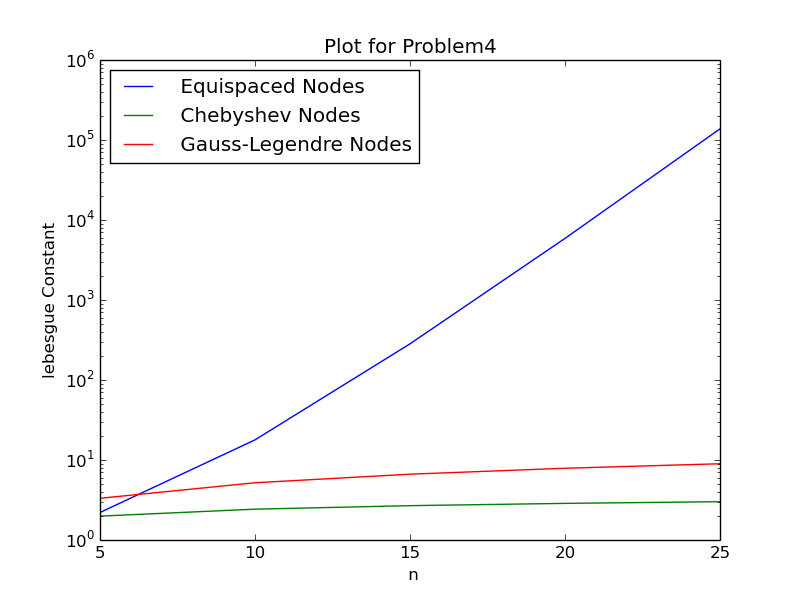

This figure's Python source:
from __future__ import division
import numpy as np
import scipy as sp
import numpy.linalg as la
import scipy.special as spc
import matplotlib.pyplot as plt

plt.rc("text", usetex=True)
plt.rc("font", family="serif")

def plot_init():
	plt.clf()
	plt.xlabel(" n ")
	plt.ylabel("lebesgue Constant")
	plt.title("Plot for Problem4")
	plt.hold(True)

def plot_draw(X, Y, case):
	plt.semilogy(X, Y, label=" %s " % case)
	plt.legend(loc="best")

def lambdas(x, xn, n):
    lam = 0
    l = np.ones(n)
    for j in range(n):
		for i in range(n):
		   if i != j:
		       l[j] *= (x - xn[i])/(xn[j]-xn[i])
    for basis in l:
		lam +=  abs(basis)
    return lam

def lebe_const(xn, n):
    leb = []
    grid = np.linspace(-1, 1, 2000)
    for pt in grid:
        leb.append(lambdas(pt,xn,n))
    lebConst = max(leb)
    return lebConst

def equispaced(n):
    node = np.linspace(-1, 1, n)
    return lebe_const(node,n)

def chebyshev(n):
    node = np.ones(n)
    for j in range(n):
        node[j] = np.cos((2 * (j + 1) - 1) * np.pi / (2 * n))
    return lebe_const(node,n)

def gauss_legendre(n):
	node = spc.legendre(n).weights[:,0]
   	return lebe_const(node,n)

n_arr = (np.arange(5) + 1) * 5

e_result = np.ones(5)
for i in range(5):
	e_result[i] *= equispaced(np.copy(n_arr[i]))

c_result = np.ones(5)
for i in range(5):
	c_result[i] *= chebyshev(np.copy(n_arr[i]))

g_result = np.ones(5)
for i in range(5):
	g_result[i] *= gauss_legendre(np.copy(n_arr[i]))

plot_init()
plot_draw(n_arr, e_result, 'Equispaced Nodes')
plot_draw(n_arr, c_result, 'Chebyshev Nodes')
plot_draw(n_arr, g_result, 'Gauss-Legendre Nodes')
plt.savefig("problem4.png")